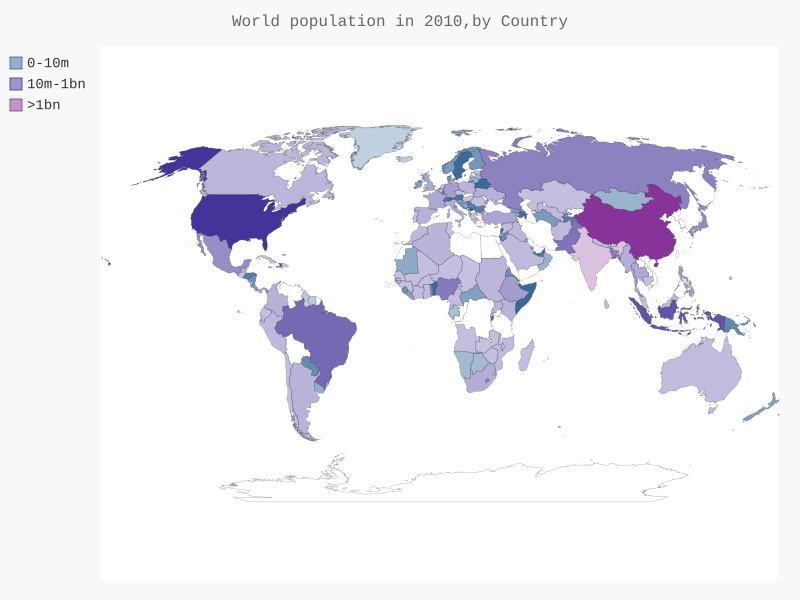

Source code (Python):
#!/usr/bin/env python3

import json
from country_codes import get_country_code
import pygal.maps.world
from pygal.style import RotateStyle ,LightColorizedStyle


filename='population_data.json'
with open (filename) as f:
    pop_data=json.load(f)
          
cc_population={}
for pop_dict in pop_data:
    if pop_dict['Year'] == '2010':
        country = pop_dict['Country Name']
        population = int (float(pop_dict['Value']))
        code=get_country_code(country) 
        if code:
            cc_population[code] = population

cc_pops_1, cc_pops_2, cc_pops_3 = {}, {}, {}
for cc,pop in cc_population.items():
    if pop < 10000000:
        cc_pops_1[cc] = pop
    elif pop < 1000000000:
        cc_pops_2[cc] =pop
    else:
        cc_pops_3[cc] =pop

wm_style= RotateStyle('#336699',base_style=LightColorizedStyle)       
wm=pygal.maps.world.World(style=wm_style)
wm.title='World population in 2010,by Country'
wm.add ('0-10m',cc_pops_1)
wm.add ('10m-1bn',cc_pops_2)
wm.add ('>1bn',cc_pops_3)
#wm.add ('Central America',['bz','cr','gt','hn','ni','pa','sv'])
#wm.add ('South America',['ar','bo','br','cl','co','ec','gf','gy', 'pe', 'py', 'sr', 'uy', 've'])
wm.render_to_file('world_population.svg')
            
